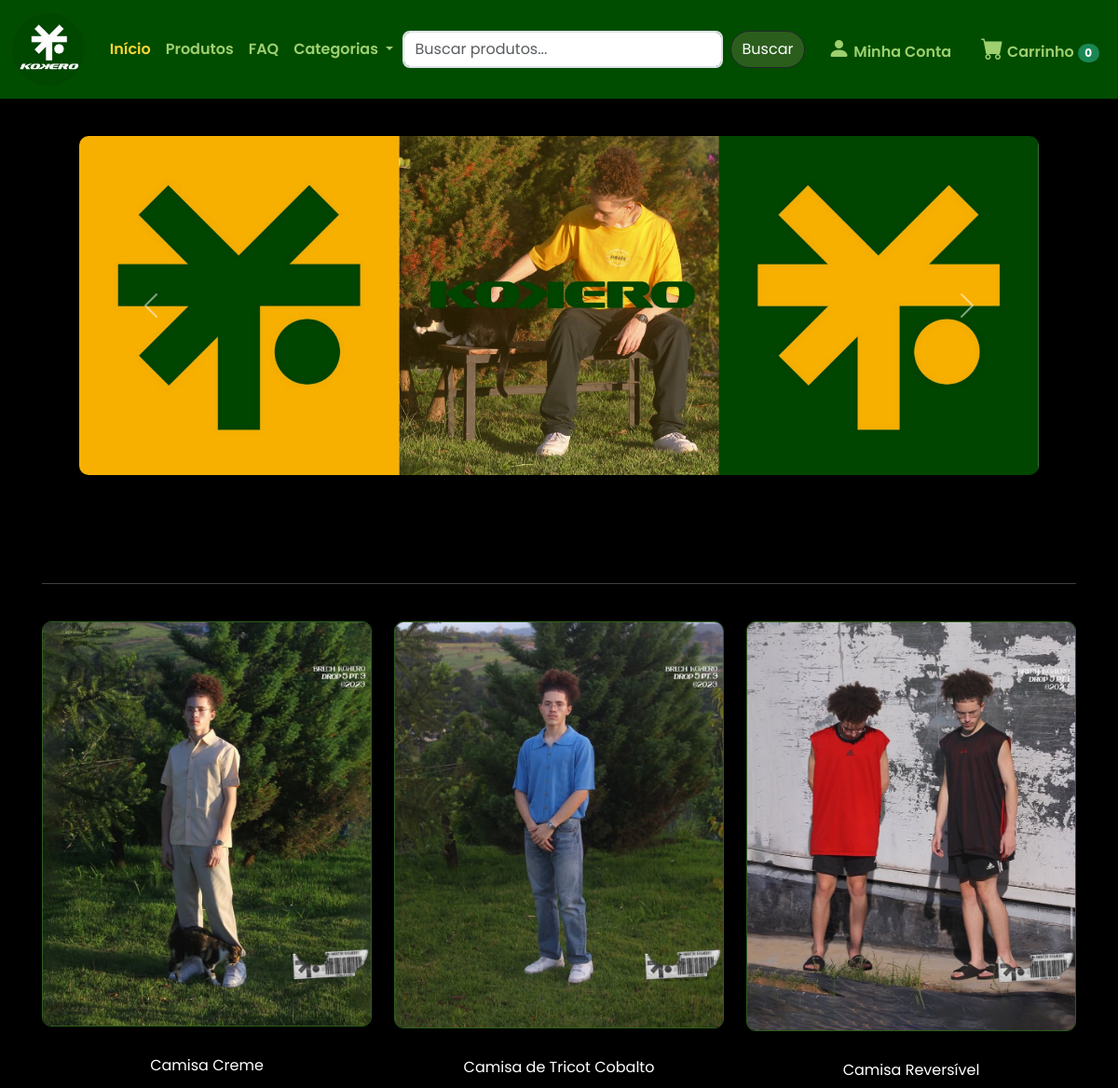
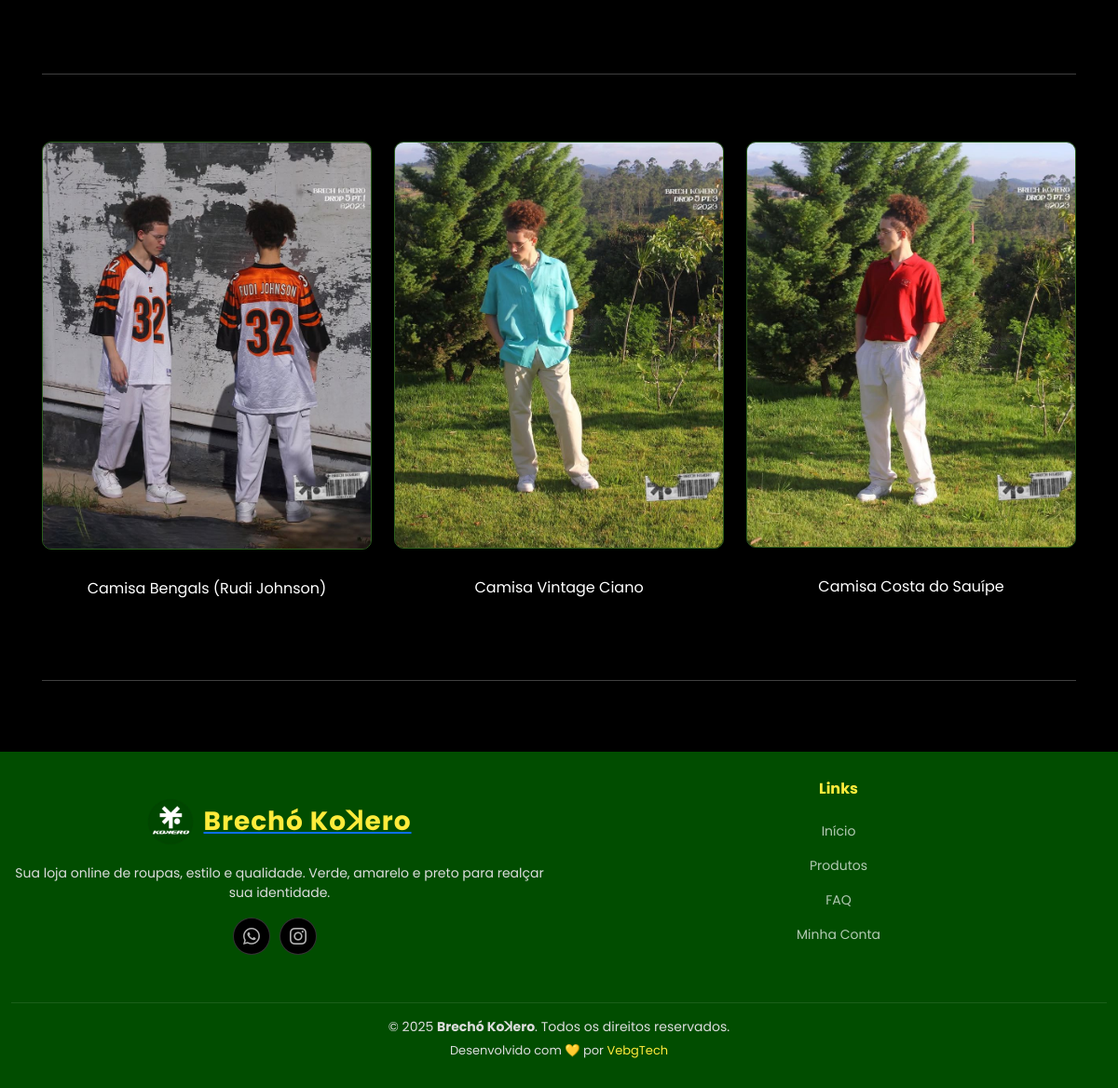
The page / on the database its author committed (2 pictures, top to bottom).
### tables this page shows
CREATE TABLE `produtos` (
  `idProduto` int(11) NOT NULL AUTO_INCREMENT,
  `nome` varchar(100) DEFAULT NULL,
  `marca` varchar(100) DEFAULT 'Sem estoque',
  `tamanho` varchar(10) DEFAULT NULL,
  `idCategoria` int(11) DEFAULT NULL,
  `descricao` text DEFAULT NULL,
  `preco` decimal(10,2) NOT NULL DEFAULT 0.00,
  `imagem` varchar(255) DEFAULT 'img/default.jpg',
  `promocao` tinyint(1) DEFAULT 0,
  `estoque` int(11) NOT NULL DEFAULT 0,
  `estado` varchar(20) NOT NULL DEFAULT 'Novo',
  `vendido` tinyint(4) NOT NULL DEFAULT 0,
  `data_venda` datetime DEFAULT NULL,
  PRIMARY KEY (`idProduto`),
  KEY `idCategoria` (`idCategoria`),
  CONSTRAINT `produtos_ibfk_1` FOREIGN KEY (`idCategoria`) REFERENCES `categorias` (`idCategoria`)
);

### public/index.php (the view, shortened to what this page needs)
<?php
$conn = Conexao::getConexao();
$termo_busca = $_GET['busca'] ?? '';
?>
<!DOCTYPE html>
<html lang="pt-br">
<head>
  <link href="https://cdn.jsdelivr.net/npm/bootstrap-icons@1.11.3/font/bootstrap-icons.css" rel="stylesheet">
  <link href="https://cdn.jsdelivr.net/npm/bootstrap@5.3.3/dist/css/bootstrap.min.css" rel="stylesheet">
  <link rel="stylesheet" href="https://cdn.jsdelivr.net/npm/bootstrap-icons@1.10.5/font/bootstrap-icons.css">
  <link rel="stylesheet" href="css/estilo.css">
</head>
<body>
<nav class="navbar navbar-expand-lg">
    <div class="container-fluid">
        <a class="navbar-brand" href="index.php">
            <img src="img/logo.png" alt="Logo" style="height: 80px; width:auto;">
        </a>
        <div class="collapse navbar-collapse" id="navbarContent">
            <ul class="navbar-nav mx-auto mb-2 mb-lg-0">
                <li class="nav-item"><a class="nav-link active" href="index.php">Início</a></li>
                <li class="nav-item"><a class="nav-link" href="../app/view/produtos.php">Produtos</a></li>
                <li class="nav-item"><a class="nav-link" href="../app/view/faq.php">FAQ</a></li>
                <li class="nav-item dropdown">
                    <a class="nav-link dropdown-toggle" href="#" id="dropdownMenu" role="button" data-bs-toggle="dropdown">
                        Categorias
                    </a>
                </li>
            </ul>
            <form class="d-flex me-3" role="search" method="GET" action="../app/view/produtos.php">
                <input class="form-control me-2" type="search" name="busca" placeholder="Buscar produtos..."
                    value="<?php echo htmlspecialchars($termo_busca); ?>" aria-label="Search">
                <button class="btn btn-dark" type="submit">Buscar</button>
            </form>
            <ul class="navbar-nav d-flex flex-row">
                <li class="nav-item me-3">
                    <a class="nav-link" href="../app/view/minha_conta.php"> <i class="bi bi-person-fill" style="font-size: 1.5rem;"></i> Minha Conta</a>
                </li>
                <li class="nav-item">
                    <a class="nav-link" href="#" data-bs-toggle="offcanvas" data-bs-target="#carrinhoOffcanvas" aria-controls="carrinhoOffcanvas">
                    <i class="bi bi-cart-fill" style="font-size: 1.5rem;"></i> Carrinho
                        <span class="badge rounded-pill bg-success">
                            <?php echo isset($_SESSION['carrinho']) ? count($_SESSION['carrinho']) : 0; ?>
                        </span>
                    </a>
                </li>
            </ul>
        </div>
    </div>
</nav>
<div id="carouselExample" class="carousel slide" data-bs-ride="carousel">
    <div class="carousel-inner">
        <div class="carousel-item active">
            <img src="img/carosel1.png" class="d-block w-100" alt="Slide 1">
        </div>
    </div>
    <button class="carousel-control-prev" type="button" data-bs-target="#carouselExample" data-bs-slide="prev">
        <span class="carousel-control-prev-icon" aria-hidden="true"></span>
    </button>
    <button class="carousel-control-next" type="button" data-bs-target="#carouselExample" data-bs-slide="next">
        <span class="carousel-control-next-icon" aria-hidden="true"></span>
    </button>
</div>
<div class="container text-center produtos">
    <hr class="linha-produtos">
    <?php
    try {
        $stmt = $conn->prepare("SELECT * FROM produtos WHERE vendido = 0 ORDER BY RAND() LIMIT 6");
        $stmt->execute();
        $produtos = $stmt->fetchAll(PDO::FETCH_ASSOC);
    } catch (PDOException $e) {
        $produtos = [];
        error_log("Erro ao buscar produtos: " . $e->getMessage());
    }
    ?>
    <div class="row g-4 index">
        <?php for ($i = 0; $i < 3 && $i < count($produtos); $i++): ?>
            <div class="col-md-4">
                <a href="../app/view/produto_detalhes.php?id=<?= $produtos[$i]['idProduto']; ?>">
                    <img src="img/<?= htmlspecialchars($produtos[$i]['imagem'] ?? 'default.jpg'); ?>"
                        alt="<?= htmlspecialchars($produtos[$i]['nome']); ?>"
                        class="img-fluid card index-img"
                        onerror="this.src='img/default.jpg'">
                    <p><?= htmlspecialchars($produtos[$i]['nome']); ?></p>
                </a>
            </div>
        <?php endfor; ?>
    </div>
    <hr class="linha-produtos">
    <div class="row g-4 mt-4 index">
        <?php for ($i = 3; $i < 6 && $i < count($produtos); $i++): ?>
            <div class="col-md-4">
                <a href="../app/view/produto_detalhes.php?id=<?= $produtos[$i]['idProduto']; ?>">
                    <img src="img/<?= htmlspecialchars($produtos[$i]['imagem'] ?? 'default.jpg'); ?>"
                        alt="<?= htmlspecialchars($produtos[$i]['nome']); ?>"
                        class="img-fluid card index-img"
                        onerror="this.src='img/default.jpg'">
                    <p><?= htmlspecialchars($produtos[$i]['nome']); ?></p>
                </a>
            </div>
        <?php endfor; ?>
    </div>
    <hr class="linha-produtos">
</div>
<footer class="footer">
    <div class="container">
        <div class="row gy-4">
            <div class="col-lg-6 col-md-3 footer-info">
                <a href="index.php" class="logo align-items-center">
                    <img src="img/logo.png" alt="Logo">
                    <span>Brechó Koꓘero</span>
                </a>
                <p>Sua loja online de roupas, estilo e qualidade. Verde, amarelo e preto para realçar sua identidade.</p>
                <div class="social-links d-flex mt-3">
                    <a href="https://wa.me/5511992424158"><i class="bi bi-whatsapp"></i></a>
                    <a href="https://www.instagram.com/brecho.kokero?igsh=aTV4M3YyNmViZXB1"><i class="bi bi-instagram"></i></a>
                </div>
            </div>
            <div class="col-lg-6 col-md-3 footer-links">
                <h4>Links</h4>
                <ul>
                    <li><a href="index.php">Início</a></li>
                    <li><a href="../app/view/produtos.php">Produtos</a></li>
                    <li><a href="../app/view/faq.php">FAQ</a></li>
                    <li><a href="../app/view/minha_conta.php">Minha Conta</a></li>
                </ul>
            </div>
        </div>
    </div>
    <div class="container mt-4">
        <div class="copyright">
            &copy; 2025 <strong><span>Brechó Koꓘero</span></strong>. Todos os direitos reservados.
        </div>
        <div class="credits">
            Desenvolvido com 💛 por <a href="https://vebgtech.talentosdoifsp.gru.br/">VebgTech</a>
        </div>
    </div>
</footer>
</body>
</html>

### public/css/estilo.css (style rules this page uses)
:root { --branco: #ffff; --verde-meio-escuro: #014d00; --preto: #000; --amarelo: #ffeb3b; --verde-musgo: #2b5e1d; --verde-escuro: #1b3e0e; --verde-mais-escuro: #002d00; --vermelho: #dc3545; --verde-claro: #198754; --azul: #007bff; --verde-menos-claro: #3a7a29; --roxo: #6f42c1; --azul-bebe: #17a2b8; --verde-clarinho: #28a745; --verde: #28a745; --amarelino: #ffc107; --cinza: #6c757d; --azul-escuro: #0c5460; }
html { height: 100%; margin: 0; padding: 0; }
body { display: flex; flex-direction: column; min-height: 100vh; background-color: var(--preto); color: var(--branco); font-family: 'Poppins', sans-serif; margin: 0; padding: 0; }
.carousel { margin: 20px 15px; border-radius: 10px; }
.carousel-inner { background-color: var(--preto); }
.carousel-item img { border-radius: 10px; max-height: 400px; object-fit: cover; width: 100%; }
@media (min-width: 768px) { .carousel { margin: 40px 85px; } }
footer { background-color: #014d00; color: #fff; display: flex; flex-wrap: wrap; justify-content: space-around; text-align: center; }
.footer { font-size: 14px; background-color: var(--verde-meio-escuro); padding: 30px 0; color: var(--branco); }
.footer .copyright { padding-top: 15px; }
.footer .container { max-width: 1200px; margin: 0 auto; }
.footer .footer-info .logo { display: flex; justify-content: center; padding: 20px; }
.footer .footer-info .logo img { max-height: 50px; margin-right: 10px; }
.footer .footer-info .logo span { font-size: 28px; font-weight: 700; letter-spacing: 1px; color: var(--amarelo); font-family: 'Poppins', sans-serif; }
.footer .footer-info p { font-size: 14px; font-family: 'Poppins', sans-serif; color: #ddd; }
.footer .social-links { justify-content: center; }
.footer .social-links a { display: flex; align-items: center; justify-content: center; width: 40px; height: 40px; border-radius: 50%; border: 1px solid rgba(255, 255, 255, 0.2); font-size: 18px; color: rgba(255, 255, 255, 0.7); margin-right: 10px; transition: 0.3s; background-color: var(--preto); }
.footer h4 { font-size: 16px; font-weight: bold; position: relative; padding-bottom: 10px; color: var(--amarelo); }
.footer .footer-links { margin-bottom: 30px; }
.footer .footer-links ul { list-style: none; padding: 0; margin: 0; }
.footer .footer-links ul li { padding: 8px 0; }
.footer .footer-links ul a { color: rgba(255, 255, 255, 0.7); transition: 0.3s; text-decoration: none; }
.footer .copyright { text-align: center; padding-top: 15px; border-top: 1px solid rgba(255, 255, 255, 0.1); color: #ddd; }
.footer .credits { padding-top: 5px; text-align: center; font-size: 13px; color: #ddd; }
.footer .credits a { color: var(--amarelo); text-decoration: none; }
html { scroll-behavior: smooth; scroll-padding-top: 40px; }
.card { border-radius: 1rem; box-shadow: 0 0.125rem 0.5rem rgba(0, 0, 0, 0.1); border: none; background: var(--branco); }
.form-select, .form-control { border-radius: 0.5rem; border: 2px solid #dee2e6; transition: all 0.3s ease; }
body { padding-bottom: 100px; }
html, body { height: 100%; display: flex; flex-direction: column; }
body { background-color: #000; color: #fff; font-family: 'Poppins', sans-serif; }
.navbar { background-color: #014d00; }
.navbar .nav-link { color: #9ed06f; font-weight: 600; }
.navbar .nav-link:hover, .navbar .nav-link.active { color: #fcd634; }
.navbar .btn { border-radius: 20px; background-color: #2b5e1d; color: #fff; }
.produtos { padding: 60px 15px; }
.produtos .card { background-color: #111; border: 1px solid #2b5e1d; border-radius: 10px; transition: transform 0.3s; }
.index a { padding: 10px; padding-bottom: 0px; text-decoration: none; color: #fff; }
.index p { padding: 30px; }

### rows shown on the page
produtos: imagem (picture), nome "Camisa Creme"
produtos: imagem (picture), nome "Camisa de Tricot Cobalto"
produtos: imagem (picture), nome "Camisa Reversível"
produtos: imagem (picture), nome "Camisa Bengals (Rudi Johnson)"
produtos: imagem (picture), nome "Camisa Vintage Ciano"
produtos: imagem (picture), nome "Camisa Costa do Sauípe"
